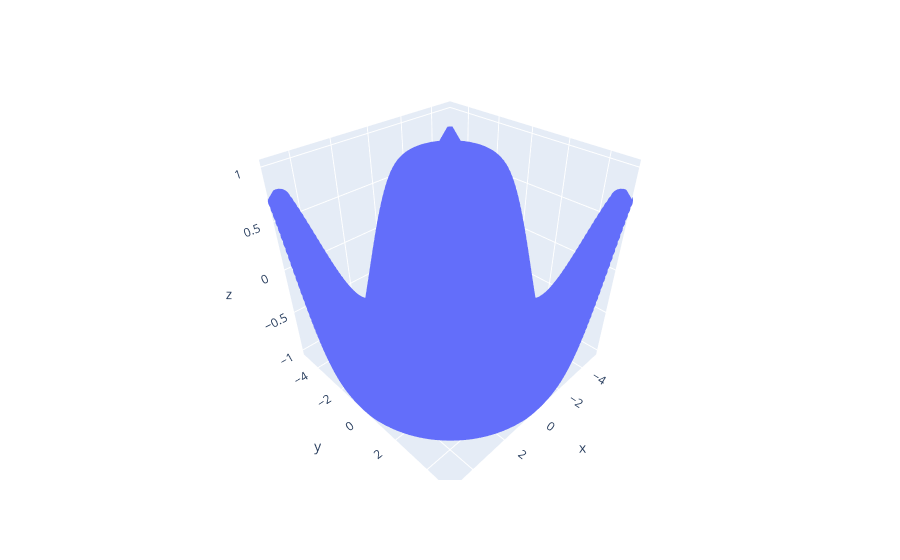

Source (notebook cell):
### Code cell
fig

### Figure 1 — Plotly figure (JSON) as saved in the notebook; plotly's stock layout.template omitted (floating-point values rounded to 4 significant figures; data arrays with more than 128 entries replaced by an {"elided": "..."} marker saying what was removed)
{"data": [{"hovertemplate": "x=%{x}<br>y=%{y}<br>z=%{z}<extra></extra>", "legendgroup": "", "marker": {"color": "#636efa", "symbol": "circle"}, "mode": "markers", "name": "", "scene": "scene", "showlegend": false, "type": "scatter3d", "x": {"elided": "10000 float values"}, "y": {"elided": "10000 float values"}, "z": {"elided": "10000 float values"}}], "layout": {"legend": {"tracegroupgap": 0}, "margin": {"t": 60}, "scene": {"domain": {"x": [0, 1], "y": [0, 1]}, "xaxis": {"title": {"text": "x"}}, "yaxis": {"title": {"text": "y"}}, "zaxis": {"title": {"text": "z"}}}}}
